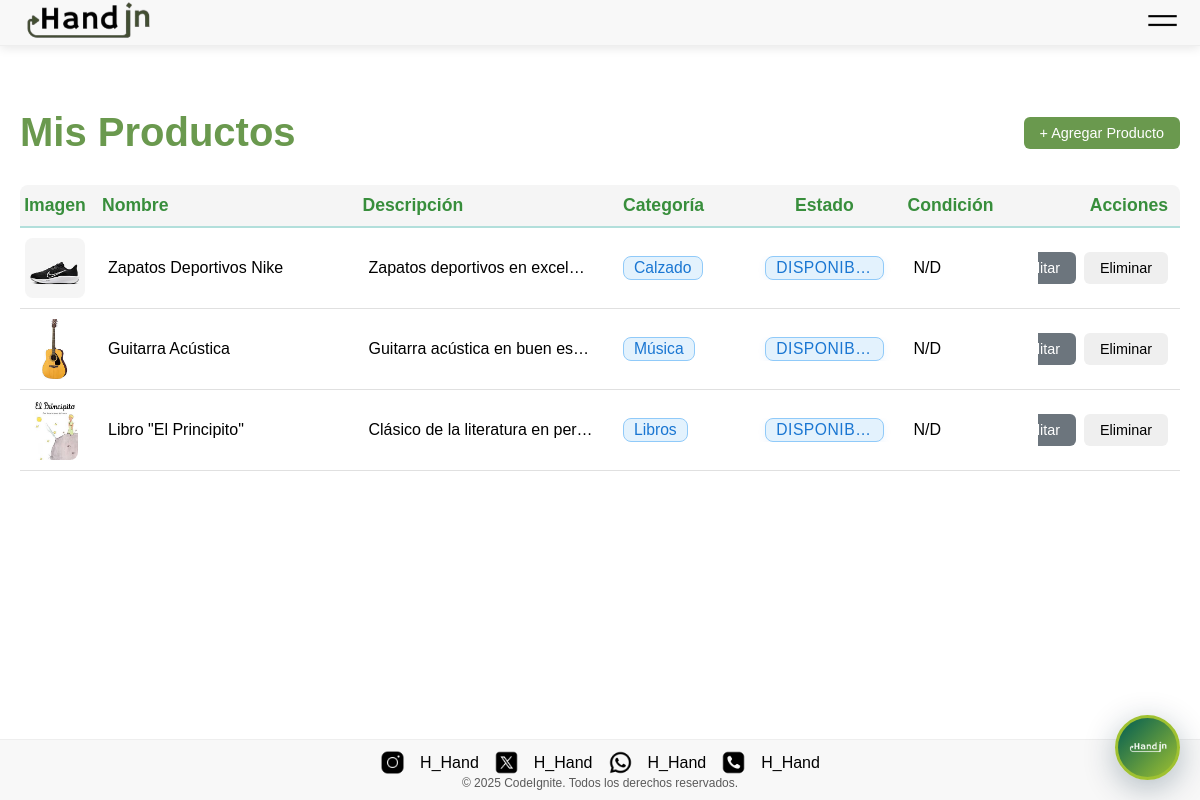
/mis-productos.php (signed in), run on the app's committed database.
### tables this page shows
CREATE TABLE IF NOT EXISTS `productos` (
  `id` int NOT NULL AUTO_INCREMENT,
  `user_id` int NOT NULL,
  `nombre` varchar(100) NOT NULL,
  `descripcion` text,
  `imagen` varchar(255) NOT NULL,
  `categoria` varchar(50) DEFAULT NULL,
  `estado` enum('disponible','intercambiado','reservado') DEFAULT 'disponible',
  `created_at` timestamp NULL DEFAULT CURRENT_TIMESTAMP,
  `updated_at` timestamp NULL DEFAULT CURRENT_TIMESTAMP ON UPDATE CURRENT_TIMESTAMP,
  PRIMARY KEY (`id`),
  KEY `user_id` (`user_id`)
);

### mis-productos.php (the view, shortened to what this page needs)
<?php
$user = getCurrentUser();
$pdo = getConnection();
$stmt = $pdo->prepare("SELECT * FROM productos WHERE user_id = ? ORDER BY created_at DESC");
$stmt->execute([$user['id']]);
$misProductos = $stmt->fetchAll(PDO::FETCH_ASSOC);
include 'includes/header.php';
?>
<div class="container">
    <div class="page-header">
        <h1>Mis Productos</h1>
    <a class="btn btn-primary" href="publicar-producto.php">+ Agregar Producto</a>
    </div>
    <div class="products-list">
        <?php if (!empty($misProductos)): ?>
            <div class="products-header-row">
                <div class="product-col product-col-img">Imagen</div>
                 <div class="product-col product-col-nombre">Nombre</div>
                 <div class="product-col product-col-desc">Descripción</div>
                 <div class="product-col product-col-categoria">Categoría</div>
                 <div class="product-col product-col-estado">Estado</div>
                 <div class="product-col product-col-condicion">Condición</div>
                 <div class="product-col product-col-acciones">Acciones</div>
            </div>
            <?php foreach ($misProductos as $producto): ?>
                <div class="product-row" style="cursor:pointer;" onclick="window.location.href='producto.php?id=<?php echo $producto['id']; ?>'">
                    <div class="product-col product-col-img">
                        <img src="<?php echo htmlspecialchars($producto['imagen']); ?>" alt="<?php echo htmlspecialchars($producto['nombre']); ?>" style="width: 60px; height: 60px; object-fit: cover; border-radius: 8px;">
                    </div>
                    <div class="product-col product-col-nombre">
                        <span class="truncate-hover" data-fulltext="<?php echo htmlspecialchars($producto['nombre']); ?>" title="<?php echo htmlspecialchars($producto['nombre']); ?>">
                            <?php echo htmlspecialchars($producto['nombre']); ?>
                        </span>
                    </div>
                    <div class="product-col product-col-desc">
                        <span class="truncate-hover" data-fulltext="<?php echo htmlspecialchars($producto['descripcion']); ?>" title="<?php echo htmlspecialchars($producto['descripcion']); ?>">
                            <?php echo htmlspecialchars($producto['descripcion']); ?>
                        </span>
                    </div>
                    <div class="product-col product-col-categoria">
                        <span class="categoria-badge-listado" title="<?php echo htmlspecialchars($producto['categoria'] ?? 'Sin categoría'); ?>">
                            <?php echo htmlspecialchars($producto['categoria'] ?? 'Sin categoría'); ?>
                        </span>
                    </div>
                    <div class="product-col product-col-estado">
                        <span class="status-badge estado-badge status-<?php echo $producto['estado']; ?>" data-producto-id="<?php echo $producto['id']; ?>" data-estado="<?php echo $producto['estado']; ?>" tabindex="0" title="Haz clic para cambiar el estado" onclick="event.stopPropagation();">
                            <?php echo strtoupper($producto['estado']); ?>
                        </span>
                    </div>
                    <div class="product-col product-col-condicion">
                        <span class="truncate-hover" data-fulltext="<?php echo htmlspecialchars($producto['condicion'] ?? 'N/D'); ?>" title="<?php echo htmlspecialchars($producto['condicion'] ?? 'N/D'); ?>">
                            <?php echo isset($producto['condicion']) ? ucfirst($producto['condicion']) : 'N/D'; ?>
                        </span>
                    </div>
                    <div class="product-col product-col-acciones">
                        <a class="btn btn-sm btn-secondary" href="editar-producto.php?id=<?php echo $producto['id']; ?>" onclick="event.stopPropagation();">Editar</a>
                        <button class="btn btn-sm btn-danger" onclick="event.stopPropagation(); deleteProduct(<?php echo $producto['id']; ?>);">Eliminar</button>
                    </div>
                </div>
            <?php endforeach; ?>
        <?php endif; ?>
    </div>
</div>
<?php
include 'includes/footer.php';
?>

### css/style.css (style rules this page uses)
* { font-family: Arial, sans-serif; padding: 0; margin: 0; box-sizing: border-box; user-select: none; }
a { text-decoration: none; color: inherit; }
body { min-height: 100vh; display: flex; flex-direction: column; padding-top: 70px; }

### mis-productos.php (style rules this page uses)
.categoria-badge-listado { display: inline-block; background: #e3f2fd; color: #1976d2; border: 1px solid #90caf9; border-radius: 8px; padding: 2px 10px; font-size: 0.98em; font-weight: 500; max-width: 120px; white-space: nowrap; overflow: hidden; text-overflow: ellipsis; }
.container { max-width: 1200px; margin: 40px auto; padding: 0 20px; }
.page-header { display: flex; justify-content: space-between; align-items: center; margin-bottom: 30px; }
.page-header h1 { color: #6a994e; font-size: 2.5em; }
.products-list { width: 100%; margin-bottom: 40px; display: flex; flex-direction: column; gap: 0; }
.products-header-row, .product-row { display: flex; align-items: center; border-bottom: 1px solid #e0e0e0; padding: 10px 0; }
.product-row { transition: background-color 0.2s ease; }
.products-header-row { font-weight: bold; background: #f5f5f5; border-radius: 8px 8px 0 0; border-bottom: 2px solid #b2dfdb; color: #388e3c; font-size: 1.1em; }
.product-col { padding: 0 12px; flex: 1 1 0; min-width: 0; display: flex; align-items: center; white-space: nowrap; overflow: hidden; text-overflow: ellipsis; }
.product-col-img { flex: 0 0 70px; justify-content: center; }
.product-col-nombre, .product-col-desc { flex: 2 1 0; }
.product-col-estado { flex: 1 1 0; justify-content: center; }
.product-col-acciones { flex: 1 1 0; justify-content: flex-end; gap: 8px; }
.truncate-hover { white-space: nowrap; overflow: hidden; text-overflow: ellipsis; cursor: pointer; position: relative; padding: 2px 6px; border-radius: 5px; transition: background 0.2s, color 0.2s; }
.truncate-hover::after { content: attr(data-fulltext); display: none; position: absolute; left: 0; top: 110%; background: #fff; color: #222; border: 1px solid #b2dfdb; border-radius: 6px; padding: 6px 12px; white-space: normal; box-shadow: 0 2px 8px rgba(0,0,0,0.08); min-width: 180px; max-width: 350px; font-size: 1em; pointer-events: none; }
.status-badge { padding: 4px 12px; border-radius: 0; font-size: 0.9em; font-weight: bold; text-transform: uppercase; border: 1.5px solid #155724; background: #d4edda; color: #155724; box-shadow: none; }
.status-disponible { background-color: #d4edda; color: #155724; }
.btn { padding: 8px 16px; border: none; border-radius: 6px; cursor: pointer; font-size: 0.9em; text-decoration: none; display: inline-block; }
.btn-primary { background-color: #6a994e; color: white; }
.btn-secondary { background-color: #6c757d; color: white; }
.estado-badge { display: inline-block; background: #e3f2fd; color: #1976d2; border: 1px solid #90caf9; border-radius: 8px; padding: 2px 10px; font-size: 0.98em; font-weight: 500; max-width: 120px; white-space: nowrap; overflow: hidden; text-overflow: ellipsis; cursor: pointer; user-select: none; outline: none; transition: background 0.2s, border 0.2s, color 0.2s; text-align: center; box-shadow: 0 2px 8px rgba(25,118,210,0.07); letter-spacing: 0.5px; }

### data on the page
productos: imagen (picture), nombre "Zapatos Deportivos Nike", descripcion "Zapatos deportivos en excel…", categoria "Calzado", estado "DISPONIB…"
productos: imagen (picture), nombre "Guitarra Acústica", descripcion "Guitarra acústica en buen es…", categoria "Música", estado "DISPONIB…"
productos: imagen (picture), nombre "Libro \"El Principito\"", descripcion "Clásico de la literatura en per…", categoria "Libros", estado "DISPONIB…"
